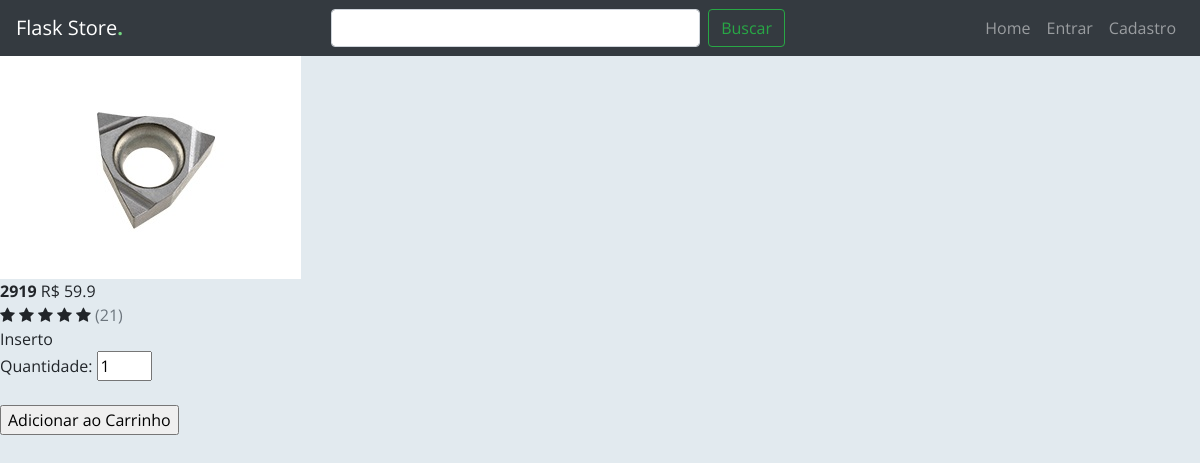
Page /item/5 on the committed database.
### app/db_models.py (models this page shows)
class Item(db.Model):
	__tablename__ = "items"
	id = db.Column(db.Integer, primary_key=True)
	name = db.Column(db.String(100), nullable=False)
	price = db.Column(db.Float, nullable=False)
	category = db.Column(db.Text, nullable=False)
	image = db.Column(db.String(250), nullable=False)
	details = db.Column(db.String(250), nullable=False)
	price_id = db.Column(db.String(250), nullable=False)
	orders = db.relationship("Ordered_item", backref="item")
	in_cart = db.relationship("Cart", backref="item")

### app/__init__.py (the view)
@app.route('/item/<int:id>')
def item(id):
	item = Item.query.get(id)
	return render_template('item.html', item=item)

### app/__init__.py (called while the page is built)
@app.context_processor
def inject_now():
	return {'now': datetime.utcnow()}

### app/templates/item.html (shortened to what this page needs)
{% extends "base.html" %}
{% block content %}
			<div class="item-display">
				<div class="img-wrapper">
					<img src="{{ item.image }}" class="pic">
				</div>
				<b>{{ item.name }}</b>
				<span class="right-item">R$ {{ item.price }}</span><br>
                <i class="fa fa-star checked"></i>
                <i class="fa fa-star checked"></i>
                <i class="fa fa-star checked"></i>
                <i class="fa fa-star checked"></i>
                <i class="fa fa-star checked"></i>
                <span class="text-muted" >({{ range(1, 51) | random }})</span>
                <div class="details">{{ item.details | safe }}</div>
                <form action="{{ url_for('add_to_cart', id=item.id) }}" method="POST">
                    Quantidade:
                    <input type="number" value="1" name="quantity" min="1" max="50" onkeyup="if(this.value > 50) this.value=50;" required>
                    <br><br>
					<input type="submit" class="add-to-cart" value="Adicionar ao Carrinho" name="add">
                </form>
			</div>
{% endblock %}

### app/static/style2.css (style rules this page uses)
body { background: #e2eaef; font-family: "Open Sans", sans-serif; }

### rows in the picture
Item: image (picture), name "2919", price "59.9", details "Inserto"
